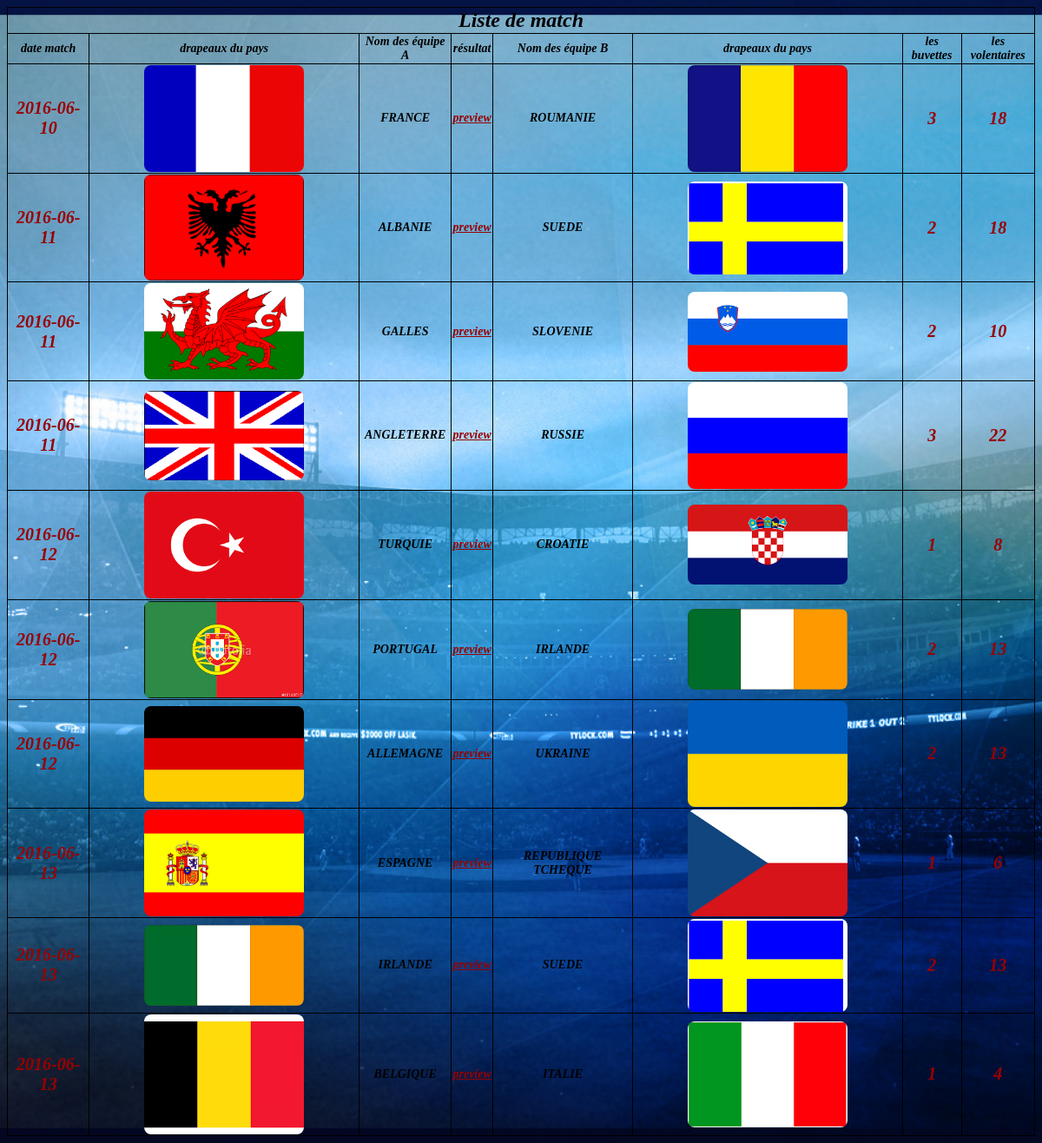
The app's page /accueil.php with its own data.
### tables this page shows
CREATE TABLE `match` (
  `idM` int(11) NOT NULL,
  `date` date NOT NULL,
  `eqA` varchar(20) NOT NULL,
  `eqB` varchar(20) NOT NULL,
  `scoreA` int(11) DEFAULT NULL,
  `scoreB` int(11) DEFAULT NULL
);

CREATE TABLE `equipe` (
  `idE` varchar(5) NOT NULL,
  `pays` tinytext NOT NULL,
  `drapeau` tinytext NOT NULL
);

### accueil.php (the view, shortened to what this page needs)
<?php
include_once 'connect.php';
	$sql="SELECT  M.date,  p1.drapeau, p1.pays ,M.scoreA,M.scoreB, p2.pays,p2.drapeau,M.idM
FROM `match` M , `equipe` p1, `equipe`  p2
WHERE M.eqA=p1.idE AND M.eqB=p2.idE ";
	echo '
    <html>
	<head>
        <title>accueil</title>
<style type="text/css">
body {
    background-image: url("299574.jpg");
    background-position: center;
    background-size: cover;
}
table {
  margin: auto ;
  text-align: center;
  border: 1px solid ;
  border-bottom: none;
  border-radius: 10px 10px 10px 10px;
  color:black;
  padding: 20px;
  border-collapse: collapse;
}
img {
    width: 60%;
    height: 35%;
     border-radius: 8px;
}
td{
    text-align: center;
    font-style: italic;
    font-size: 14px;
    font-weight: bold;
     border: 1px solid black;
    border-collapse: collapse;
}
tr{
    text-align: center;
    font-style: italic;
    font-size: 14px;
    font-weight: bold;
    border: 1px solid black;
    border-collapse: collapse;
}
th{
    text-align: center;
    font-style: italic;
    font-size: 24px;
    font-weight: bold;
    border: 1px solid black;
    border-collapse: collapse;
}
p {
    text-align: center;
    font-style: italic;
    font-size: 20px;
    font-weight: bold;
    color:hsl(0,100%,30%);
}
#ep1 {
	text-align : center ;
    font-style: italic;
    font-size: 14px;
    font-weight: bold;
    color:black;
}
#ep2 {
	text-align: center ;
    font-style: italic;
    font-size: 14px;
    font-weight: bold;
    color:black;
    }
a {
 color:hsl(0,100%,30%);
}
</style>
	</head>
	<body>
	<table>
	<th colspan="8">
		Liste de match</td>
	</th>
	<tr>
		<td >date match</td>
		<td>drapeaux du pays</td>
		<td >Nom des équipe A</td>
		<td >résultat</td>
		<td>Nom des équipe B</td>
		<td>drapeaux du pays</td>
		<td>les buvettes</td>
		<td>les volentaires</td>
	</tr>';
 		$m=mysqli_query($idconnecxion,$sql);
		while($t=mysqli_fetch_row($m)){
		echo"<tr>
                   <td><p>$t[0]</p></td>
                   <td><img src=\"$t[1]\"></td>
				   <td id=\"ep1\">$t[2]</td>";
				   if (($t[3]==NULL)&&($t[4]==NULL))
				   {
					   echo" <td><a target=\"bas\" href=\"fonctions.php?idm=$t[7]\"> preview </a></td>";
				   }
				   else
				   {
					   echo"<td><a target=\"bas\" href=\"fonctions.php?idm=$t[7]\">".  $t[3]." -". $t[4] ."</a></td>";
                   }
					  echo " <td id=\"ep2\">$t[5]</td>
		             <td><img src=\"$t[6]\"></td>";
                       $ouv=" SELECT COUNT(e.idM) FROM  `est_ouverte` e where  e.idM=$t[7] ";
 $res=mysqli_query($idconnecxion,$ouv);
  while($o=mysqli_fetch_row($res))
 {
   echo  "   <td><p> $o[0]</p></td> ";
  }
       $pre="SELECT COUNT(v.idV)
FROM `est_present` v
WHERE v.idM=$t[7] ";
 $res1=mysqli_query($idconnecxion,$pre);
 while($p=mysqli_fetch_row($res1))
 {
   echo  "<td><p> $p[0] </p></td> ";
 }
echo "</tr>";
				   }
	echo "</table>
    </body>
    </html>";
?>

### accueil.php (style rules this page uses)
body { background-image: url("299574.jpg"); background-position: center; background-size: cover; }
table { margin: auto ; text-align: center; border: 1px solid ; border-bottom: none; border-radius: 10px 10px 10px 10px; color:black; padding: 20px; border-collapse: collapse; }
img { width: 60%; height: 35%; border-radius: 8px; }
td { text-align: center; font-style: italic; font-size: 14px; font-weight: bold; border: 1px solid black; border-collapse: collapse; }
tr { text-align: center; font-style: italic; font-size: 14px; font-weight: bold; border: 1px solid black; border-collapse: collapse; }
th { text-align: center; font-style: italic; font-size: 24px; font-weight: bold; border: 1px solid black; border-collapse: collapse; }
p { text-align: center; font-style: italic; font-size: 20px; font-weight: bold; color:hsl(0,100%,30%); }
#ep1 { text-align : center ; font-style: italic; font-size: 14px; font-weight: bold; color:black; }
#ep2 { text-align: center ; font-style: italic; font-size: 14px; font-weight: bold; color:black; }
a { color:hsl(0,100%,30%); }

### records on screen
match: date "2016-06-10", eqA.drapeau (picture), eqA.pays "FRANCE", eqB.pays "ROUMANIE", eqB.drapeau (picture), o "3", p "18"
match: date "2016-06-11", eqA.drapeau (picture), eqA.pays "ALBANIE", eqB.pays "SUEDE", eqB.drapeau (picture), o "2", p "18"
match: date "2016-06-11", eqA.drapeau (picture), eqA.pays "GALLES", eqB.pays "SLOVENIE", eqB.drapeau (picture), o "2", p "10"
match: date "2016-06-11", eqA.drapeau (picture), eqA.pays "ANGLETERRE", eqB.pays "RUSSIE", eqB.drapeau (picture), o "3", p "22"
match: date "2016-06-12", eqA.drapeau (picture), eqA.pays "TURQUIE", eqB.pays "CROATIE", eqB.drapeau (picture), o "1", p "8"
match: date "2016-06-12", eqA.drapeau (picture), eqA.pays "PORTUGAL", eqB.pays "IRLANDE", eqB.drapeau (picture), o "2", p "13"
match: date "2016-06-12", eqA.drapeau (picture), eqA.pays "ALLEMAGNE", eqB.pays "UKRAINE", eqB.drapeau (picture), p "13"
match: date "2016-06-13", eqA.drapeau (picture), eqA.pays "ESPAGNE", eqB.pays "REPUBLIQUE TCHEQUE", eqB.drapeau (picture), o "1", p "6"
match: date "2016-06-13", eqA.drapeau (picture), eqA.pays "IRLANDE", eqB.pays "SUEDE", eqB.drapeau (picture), o "2", p "13"
match: date "2016-06-13", eqA.drapeau (picture), eqA.pays "BELGIQUE", eqB.pays "ITALIE", eqB.drapeau (picture), o "1", p "4"
